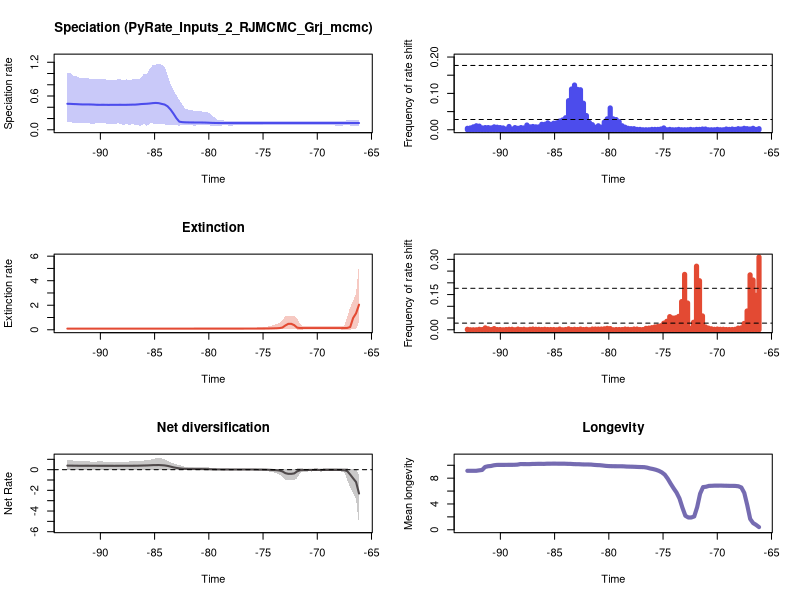

Source code (R):


pdf(file='./RTT_plots.pdf',width=10, height=15)
par(mfrow=c(3,2))
library(scales)

time=c(-66.15028530463664, -66.42192013245291,-66.69355496026917,-66.96518978808542,-67.2368246159017,-67.50845944371795,-67.78009427153421,-68.05172909935047,-68.32336392716674,-68.594998754983,-68.86663358279925,-69.13826841061552,-69.40990323843178,-69.68153806624804,-69.95317289406431,-70.22480772188057,-70.49644254969682,-70.7680773775131,-71.03971220532935,-71.31134703314561,-71.58298186096188,-71.85461668877814,-72.1262515165944,-72.39788634441065,-72.66952117222692,-72.94115600004318,-73.21279082785944,-73.48442565567571,-73.75606048349196,-74.02769531130822,-74.29933013912449,-74.57096496694075,-74.842599794757,-75.11423462257328,-75.38586945038954,-75.65750427820579,-75.92913910602205,-76.20077393383832,-76.47240876165458,-76.74404358947083,-77.0156784172871,-77.28731324510336,-77.55894807291962,-77.83058290073589,-78.10221772855215,-78.3738525563684,-78.64548738418468,-78.91712221200093,-79.18875703981719,-79.46039186763345,-79.73202669544972,-80.00366152326598,-80.27529635108223,-80.5469311788985,-80.81856600671476,-81.09020083453102,-81.36183566234729,-81.63347049016355,-81.9051053179798,-82.17674014579607,-82.44837497361233,-82.72000980142859,-82.99164462924485,-83.26327945706112,-83.53491428487737,-83.80654911269363,-84.0781839405099,-84.34981876832616,-84.62145359614242,-84.89308842395867,-85.16472325177494,-85.4363580795912,-85.70799290740747,-85.97962773522373,-86.25126256303999,-86.52289739085624,-86.79453221867252,-87.06616704648877,-87.33780187430504,-87.6094367021213,-87.88107152993756,-88.15270635775381,-88.42434118557007,-88.69597601338634,-88.9676108412026,-89.23924566901887,-89.51088049683513,-89.78251532465138,-90.05415015246764,-90.32578498028391,-90.59741980810017,-90.86905463591644,-91.1406894637327,-91.41232429154896,-91.68395911936521,-91.95559394718147,-92.22722877499774,-92.498863602814,-92.77049843063027,-93.04213325844653)
rate=c(0.11984969415384121, 0.11984969415384121,0.11985976308024573,0.11996848890627153,0.11985976308024573,0.11969615761244318,0.11951211266679607,0.11955015313817036,0.11955015313817036,0.11957607489161848,0.11951211266679607,0.11951211266679607,0.11951211266679607,0.11951211266679607,0.11951211266679607,0.11955015313817036,0.11955015313817036,0.11955015313817036,0.11955015313817036,0.11951211266679607,0.11945690839559671,0.11945690839559671,0.11939532269006885,0.11945690839559671,0.11945690839559671,0.11939532269006885,0.11939532269006885,0.11939532269006885,0.11939532269006885,0.11939532269006885,0.11939532269006885,0.11933144850584251,0.11933144850584251,0.11928566874325064,0.11925655244323644,0.11923320173864377,0.11919919245331176,0.11919919245331176,0.11919919245331176,0.11919919245331176,0.11919919245331176,0.11919919245331176,0.11923320173864377,0.11923320173864377,0.11928566874325064,0.11945690839559671,0.11957607489161848,0.1199701659303303,0.12045839781133871,0.12136911256284369,0.12264520969616668,0.12505101440548128,0.12724881522870132,0.12853845896111532,0.12917849321933772,0.12940086772808865,0.12966137776240833,0.1299987175063696,0.1310173205381927,0.13241479597222583,0.13557948557710525,0.14405500263330084,0.20635923529302927,0.2873477677299118,0.36056688785871693,0.4172971427407902,0.44849540080807787,0.460114022915161,0.4732896879617978,0.47714634541492146,0.4738244804576014,0.46738355294578215,0.4625422390445202,0.45993876021479985,0.4569327560208397,0.4511904212037866,0.44714528611694454,0.4464148715361098,0.4449266800931533,0.44351329189011823,0.44329549951504316,0.4438160990129315,0.44351329189011823,0.44329549951504316,0.44351329189011823,0.44231399961052165,0.44351329189011823,0.4438160990129315,0.44351329189011823,0.4438160990129315,0.44714217713665194,0.4494443981253261,0.4502311984060633,0.4502311984060633,0.45053033446544277,0.45287076883612964,0.45585038203845096,0.4574952173898932,0.460690938591177,0.46200298165128173)
minHPD=c(0.07438953675859827, 0.07323954788403102,0.07438953675859827,0.07595195197799201,0.07703866313304394,0.07703866313304394,0.07498670111089185,0.07538061616992014,0.07595195197799201,0.07595195197799201,0.07703866313304394,0.07703866313304394,0.07703866313304394,0.07703866313304394,0.07703866313304394,0.07705719424556148,0.07705719424556148,0.07705719424556148,0.07705719424556148,0.07703866313304394,0.07703866313304394,0.07703866313304394,0.07705719424556148,0.07705719424556148,0.07705719424556148,0.07705719424556148,0.07705719424556148,0.07705719424556148,0.07705719424556148,0.07705719424556148,0.07705719424556148,0.07703866313304394,0.07703866313304394,0.07703866313304394,0.07703866313304394,0.07703866313304394,0.07703866313304394,0.07703866313304394,0.07703866313304394,0.07703866313304394,0.07703866313304394,0.07703866313304394,0.07703866313304394,0.07573927853094334,0.07438953675859827,0.07703866313304394,0.07703866313304394,0.07438953675859827,0.07323954788403102,0.07049430308851175,0.07323954788403102,0.07703866313304394,0.07974742025224897,0.07703866313304394,0.07974742025224897,0.07703866313304394,0.07438953675859827,0.07899602784205469,0.07899602784205469,0.07899602784205469,0.07899602784205469,0.07438953675859827,0.07703866313304394,0.0832118088112338,0.0832118088112338,0.07974742025224897,0.09735268193439625,0.09903998354278908,0.10516519670916628,0.10032063263954716,0.11462731685693872,0.11462731685693872,0.06658099669409481,0.10764172754283675,0.07176030314073234,0.07880664663563801,0.0894259309753068,0.10032063263954716,0.07880664663563801,0.10764172754283675,0.08184043630242445,0.10764172754283675,0.1149589376169249,0.10032063263954716,0.10032063263954716,0.10032063263954716,0.1149589376169249,0.1149589376169249,0.1149589376169249,0.1149589376169249,0.10764172754283675,0.10764172754283675,0.12191881165269894,0.12734024168256658,0.12734024168256658,0.12191881165269894,0.13050807432533237,0.12102959921162808,0.1443283259943912,0.1443283259943912)
maxHPD=c(0.1689233303904533, 0.16541709509600325,0.16541709509600325,0.16541709509600325,0.1652300629383275,0.16421513972116558,0.16086491581213894,0.16086491581213894,0.16086491581213894,0.16086491581213894,0.16086491581213894,0.16086491581213894,0.16086491581213894,0.16086491581213894,0.16086491581213894,0.16086491581213894,0.16086491581213894,0.16086491581213894,0.16086491581213894,0.16086491581213894,0.16086491581213894,0.16086491581213894,0.16086491581213894,0.16086491581213894,0.16086491581213894,0.16086491581213894,0.16086491581213894,0.16086491581213894,0.16086491581213894,0.16086491581213894,0.16086491581213894,0.16040738521738687,0.16040738521738687,0.16086491581213894,0.1616028813539456,0.16086491581213894,0.16086491581213894,0.1616028813539456,0.1616028813539456,0.1616028813539456,0.1616028813539456,0.1616028813539456,0.1616028813539456,0.16086491581213894,0.16086491581213894,0.16398574468939384,0.16491822647140533,0.16596901100714853,0.17881803867861426,0.2183791588789666,0.25269549883375103,0.30454872098463415,0.3212921704018002,0.32207558160963895,0.33558367199977285,0.33526990818442975,0.33929868553587883,0.3523443233026063,0.3601115125477955,0.37317980113473986,0.4490611476148556,0.531340481632587,0.6159679301933857,0.7048019419646695,0.8224414588411226,0.9715157255080029,1.119463364345985,1.1558252231157133,1.175367127346753,1.1558252231157133,1.1558252231157133,1.0852447797158826,0.9982168480321559,0.9982168480321559,0.9270592842834755,0.8956618645559938,0.8956618645559938,0.8956618645559938,0.8766293527851855,0.8956618645559938,0.8766293527851855,0.8956618645559938,0.8956618645559938,0.8766293527851855,0.8766293527851855,0.8766293527851855,0.8956618645559938,0.8941027923111742,0.8941027923111742,0.8956618645559938,0.8956618645559938,0.8956618645559938,0.9220112403657714,0.9220112403657714,0.9220112403657714,0.9220112403657714,0.9634251712660088,0.9634251712660088,1.0171224457517765,1.0171224457517765)
remove_na = !is.na(rate)
time = time[remove_na]
plot(time,time,type = 'n', ylim = c(0, 1.2929038400814283), xlim = c(-93.17795067235465,-66.01446789072851), ylab = 'Speciation rate', xlab = 'Time',main='Speciation (PyRate_Inputs_2_RJMCMC_Grj_mcmc)' )
polygon(c(time, rev(time)), c(maxHPD[remove_na], rev(minHPD[remove_na])), col = alpha('#4c4cec',0.3), border = NA)
lines(time,rate[remove_na], col = '#4c4cec', lwd=2)
mids=c(-66.15165719770641, -66.42603581166225,-66.70041442561805,-66.97479303957388,-67.24917165352969,-67.52355026748552,-67.79792888144135,-68.07230749539715,-68.34668610935299,-68.62106472330879,-68.89544333726462,-69.16982195122043,-69.44420056517626,-69.71857917913206,-69.9929577930879,-70.26733640704373,-70.54171502099953,-70.81609363495537,-71.09047224891117,-71.364850862867,-71.6392294768228,-71.91360809077864,-72.18798670473444,-72.46236531869027,-72.7367439326461,-73.01112254660191,-73.28550116055774,-73.55987977451355,-73.83425838846938,-74.10863700242518,-74.38301561638102,-74.65739423033682,-74.93177284429265,-75.20615145824846,-75.48053007220429,-75.75490868616012,-76.02928730011593,-76.30366591407176,-76.57804452802756,-76.8524231419834,-77.1268017559392,-77.40118036989503,-77.67555898385083,-77.94993759780667,-78.2243162117625,-78.4986948257183,-78.77307343967414,-79.04745205362994,-79.32183066758577,-79.59620928154158,-79.87058789549741,-80.14496650945321,-80.41934512340904,-80.69372373736485,-80.96810235132068,-81.24248096527651,-81.51685957923232,-81.79123819318815,-82.06561680714395,-82.33999542109979,-82.61437403505559,-82.88875264901142,-83.16313126296723,-83.43750987692306,-83.71188849087886,-83.9862671048347,-84.26064571879053,-84.53502433274633,-84.80940294670216,-85.08378156065797,-85.3581601746138,-85.6325387885696,-85.90691740252544,-86.18129601648124,-86.45567463043707,-86.7300532443929,-87.00443185834871,-87.27881047230454,-87.55318908626035,-87.82756770021618,-88.10194631417198,-88.37632492812781,-88.65070354208362,-88.92508215603945,-89.19946076999528,-89.47383938395109,-89.74821799790692,-90.02259661186272,-90.29697522581856,-90.57135383977436,-90.8457324537302,-91.120111067686,-91.39448968164183,-91.66886829559763,-91.94324690955347,-92.2176255235093,-92.4920041374651,-92.76638275142093,-93.04076136537674)
counts=c(0.003, 0.001,0.004,0.002,0.003,0.004,0.002,0.003,0.001,0.002,0.001,0.002,0.0,0.0,0.001,0.0,0.0,0.0,0.002,0.002,0.001,0.001,0.0,0.001,0.0,0.0,0.0,0.001,0.0,0.0,0.001,0.0,0.005,0.002,0.001,0.001,0.001,0.0,0.0,0.0,0.001,0.001,0.003,0.003,0.004,0.007,0.011,0.022,0.028,0.03,0.06,0.03,0.021,0.007,0.011,0.007,0.014,0.02,0.039,0.073,0.11,0.111,0.123,0.112,0.08,0.033,0.027,0.024,0.019,0.018,0.015,0.019,0.015,0.015,0.008,0.008,0.009,0.008,0.013,0.005,0.006,0.004,0.006,0.002,0.009,0.002,0.005,0.006,0.007,0.008,0.005,0.006,0.006,0.005,0.01,0.011,0.008,0.005,0.004)
plot(mids,counts,type = 'h', xlim = c(-93.17795067235465,-66.01446789072851), ylim=c(0,0.2), ylab = 'Frequency of rate shift', xlab = 'Time',lwd=5,col='#4c4cec')
bf2 = 0.028237562344640903
bf6 = 0.1767595073879041
abline(h=bf2, lty=2)
abline(h=bf6, lty=2)

time=c(-66.15028530463664, -66.42192013245291,-66.69355496026917,-66.96518978808542,-67.2368246159017,-67.50845944371795,-67.78009427153421,-68.05172909935047,-68.32336392716674,-68.594998754983,-68.86663358279925,-69.13826841061552,-69.40990323843178,-69.68153806624804,-69.95317289406431,-70.22480772188057,-70.49644254969682,-70.7680773775131,-71.03971220532935,-71.31134703314561,-71.58298186096188,-71.85461668877814,-72.1262515165944,-72.39788634441065,-72.66952117222692,-72.94115600004318,-73.21279082785944,-73.48442565567571,-73.75606048349196,-74.02769531130822,-74.29933013912449,-74.57096496694075,-74.842599794757,-75.11423462257328,-75.38586945038954,-75.65750427820579,-75.92913910602205,-76.20077393383832,-76.47240876165458,-76.74404358947083,-77.0156784172871,-77.28731324510336,-77.55894807291962,-77.83058290073589,-78.10221772855215,-78.3738525563684,-78.64548738418468,-78.91712221200093,-79.18875703981719,-79.46039186763345,-79.73202669544972,-80.00366152326598,-80.27529635108223,-80.5469311788985,-80.81856600671476,-81.09020083453102,-81.36183566234729,-81.63347049016355,-81.9051053179798,-82.17674014579607,-82.44837497361233,-82.72000980142859,-82.99164462924485,-83.26327945706112,-83.53491428487737,-83.80654911269363,-84.0781839405099,-84.34981876832616,-84.62145359614242,-84.89308842395867,-85.16472325177494,-85.4363580795912,-85.70799290740747,-85.97962773522373,-86.25126256303999,-86.52289739085624,-86.79453221867252,-87.06616704648877,-87.33780187430504,-87.6094367021213,-87.88107152993756,-88.15270635775381,-88.42434118557007,-88.69597601338634,-88.9676108412026,-89.23924566901887,-89.51088049683513,-89.78251532465138,-90.05415015246764,-90.32578498028391,-90.59741980810017,-90.86905463591644,-91.1406894637327,-91.41232429154896,-91.68395911936521,-91.95559394718147,-92.22722877499774,-92.498863602814,-92.77049843063027,-93.04213325844653)
rate=c(2.0426622410124557, 1.3441651296533745,0.9615972068720231,0.223993983084949,0.15038290656665718,0.14151534612551342,0.13723541925232463,0.13681419148725532,0.13647563556383727,0.13647563556383727,0.13647563556383727,0.13637176112316982,0.1361196593884598,0.135920247313156,0.1361196593884598,0.1361196593884598,0.13647563556383727,0.13647563556383727,0.1369741648289866,0.13738655424047783,0.14278745965431283,0.17181250094891215,0.37637550548048726,0.48544495580237834,0.48432228910481334,0.3504207625155176,0.182366604086228,0.13649275143030606,0.12162512298514026,0.11539570378331375,0.10889703543218987,0.10383432013086713,0.10118670820242365,0.09955937646883498,0.09882853620585473,0.0984019689443495,0.0975941853378916,0.09741624674828694,0.09663029460199947,0.09610424447820837,0.09601282517796726,0.09594190806569601,0.09573963640572127,0.09555322042380701,0.09549749199015078,0.09546796594289311,0.09532668328459609,0.09527602820186704,0.09527602820186704,0.09526837010750078,0.09522767129529938,0.09518660088027897,0.095085199451131,0.09496461448454384,0.09476025255590667,0.09465764400421547,0.09451558372886787,0.0942957601871717,0.09414895613111832,0.09414895613111832,0.09402044151358038,0.09375347741190572,0.09375347741190572,0.0936875099727128,0.09361690271314718,0.09361690271314718,0.09359362979012453,0.09359362979012453,0.09359362979012453,0.0935802302018696,0.0935802302018696,0.0935802302018696,0.0935802302018696,0.0935802302018696,0.09350008735640634,0.09350008735640634,0.09359362979012453,0.09359362979012453,0.09359362979012453,0.0935802302018696,0.0935802302018696,0.09350008735640634,0.0935802302018696,0.0935802302018696,0.09359362979012453,0.0935802302018696,0.0935802302018696,0.0935802302018696,0.0935802302018696,0.0935802302018696,0.0935802302018696,0.0935802302018696,0.09359362979012453,0.09363993907437959,0.09387926241136842,0.09402044151358038,0.09410898723317396,0.09410898723317396,0.09410898723317396,0.09410898723317396)
minHPD=c(0.6187650924929798, 0.04732716113186862,0.04732716113186862,0.014159858298320352,0.019490630614394346,0.019490630614394346,0.022279546430132163,0.026938074790512165,0.030739732640056458,0.030739732640056458,0.030739732640056458,0.030739732640056458,0.030739732640056458,0.030739732640056458,0.030739732640056458,0.030739732640056458,0.030739732640056458,0.030739732640056458,0.02287188833050924,0.022279546430132163,0.019490630614394346,0.022279546430132163,0.04244748456612027,0.10156837836164881,0.10156837836164881,0.06703116746140354,0.054809658740871355,0.04872193833694395,0.052871032254481976,0.052871032254481976,0.04872193833694395,0.052871032254481976,0.052871032254481976,0.04872193833694395,0.050799845106593126,0.052871032254481976,0.052871032254481976,0.050799845106593126,0.052871032254481976,0.05636975538992203,0.055692014436891084,0.05636975538992203,0.056404698221391804,0.05636975538992203,0.05636975538992203,0.05636975538992203,0.05636975538992203,0.052871032254481976,0.052871032254481976,0.052871032254481976,0.052871032254481976,0.052871032254481976,0.052871032254481976,0.05076147442910168,0.050799845106593126,0.050799845106593126,0.04795431525545031,0.04795431525545031,0.04822172247732117,0.04822172247732117,0.04795431525545031,0.0477362126300889,0.0477362126300889,0.04822172247732117,0.0477362126300889,0.05053939120439787,0.05053939120439787,0.05053939120439787,0.05053939120439787,0.04872193833694395,0.04872193833694395,0.04795431525545031,0.04795431525545031,0.0477362126300889,0.0477362126300889,0.0477362126300889,0.0477362126300889,0.0477362126300889,0.0477362126300889,0.0477362126300889,0.0477362126300889,0.0477362126300889,0.05053939120439787,0.051445097536987054,0.051445097536987054,0.051445097536987054,0.050799845106593126,0.05076147442910168,0.05076147442910168,0.05076147442910168,0.05076147442910168,0.05053939120439787,0.05053939120439787,0.04795431525545031,0.041903215196264616,0.04306734996597848,0.04306734996597848,0.04306734996597848,0.04306734996597848,0.04306734996597848)
maxHPD=c(5.389839362100766, 2.9883191111709833,2.3654825600974285,1.8389253657974631,1.070216703021837,0.3427213702186552,0.2922651481627139,0.2922651481627139,0.2945416781811221,0.2945416781811221,0.2945416781811221,0.29327982675257314,0.29327982675257314,0.2922651481627139,0.2922651481627139,0.2922651481627139,0.29327982675257314,0.2945416781811221,0.2922651481627139,0.2945416781811221,0.4730713138074515,0.9192433092121506,1.1500867504381207,1.1527776894987705,1.1527776894987705,1.0907395211706965,0.7933857508299647,0.5787836404880786,0.47642177578214195,0.3791511671009987,0.3025145228593103,0.2673670049470113,0.23090638541185282,0.21126667343581762,0.18954679313079048,0.18237400594858677,0.17544802829279268,0.1706028759291245,0.16714787509223047,0.16812993224194248,0.16714787509223047,0.16714787509223047,0.16714787509223047,0.1669574564683001,0.1669574564683001,0.1657721531595794,0.1647376562390625,0.16101764667387222,0.16101764667387222,0.16101764667387222,0.16071277312410637,0.16101764667387222,0.16101764667387222,0.1578326547931502,0.15692085672186207,0.15692085672186207,0.15332393313695247,0.15332393313695247,0.15332393313695247,0.15332393313695247,0.15332393313695247,0.1542578039381219,0.1542578039381219,0.15692085672186207,0.1578326547931502,0.16101764667387222,0.16200565159975264,0.16200565159975264,0.16200565159975264,0.16101764667387222,0.16101764667387222,0.16071277312410637,0.16071277312410637,0.16071277312410637,0.16101764667387222,0.16101764667387222,0.16101764667387222,0.1617504745489364,0.1617504745489364,0.1617504745489364,0.1617504745489364,0.1617504745489364,0.16606031887039918,0.16714787509223047,0.16714787509223047,0.16714787509223047,0.16714787509223047,0.16714787509223047,0.16714787509223047,0.16714787509223047,0.16812993224194248,0.16850625399791966,0.16902139072680467,0.16812993224194248,0.16850625399791966,0.17333565342729393,0.17372694516776874,0.17372694516776874,0.17372694516776874,0.17372694516776874)
remove_na = !is.na(rate)
time = time[remove_na]
plot(time,time,type = 'n', ylim = c(0, 5.928823298310843), xlim = c(-93.17795067235465,-66.01446789072851), ylab = 'Extinction rate', xlab = 'Time',main='Extinction' )
polygon(c(time, rev(time)), c(maxHPD[remove_na], rev(minHPD[remove_na])), col = alpha('#e34a33',0.3), border = NA)
lines(time,rate[remove_na], col = '#e34a33', lwd=2)
mids=c(-66.15165719770641, -66.42603581166225,-66.70041442561805,-66.97479303957388,-67.24917165352969,-67.52355026748552,-67.79792888144135,-68.07230749539715,-68.34668610935299,-68.62106472330879,-68.89544333726462,-69.16982195122043,-69.44420056517626,-69.71857917913206,-69.9929577930879,-70.26733640704373,-70.54171502099953,-70.81609363495537,-71.09047224891117,-71.364850862867,-71.6392294768228,-71.91360809077864,-72.18798670473444,-72.46236531869027,-72.7367439326461,-73.01112254660191,-73.28550116055774,-73.55987977451355,-73.83425838846938,-74.10863700242518,-74.38301561638102,-74.65739423033682,-74.93177284429265,-75.20615145824846,-75.48053007220429,-75.75490868616012,-76.02928730011593,-76.30366591407176,-76.57804452802756,-76.8524231419834,-77.1268017559392,-77.40118036989503,-77.67555898385083,-77.94993759780667,-78.2243162117625,-78.4986948257183,-78.77307343967414,-79.04745205362994,-79.32183066758577,-79.59620928154158,-79.87058789549741,-80.14496650945321,-80.41934512340904,-80.69372373736485,-80.96810235132068,-81.24248096527651,-81.51685957923232,-81.79123819318815,-82.06561680714395,-82.33999542109979,-82.61437403505559,-82.88875264901142,-83.16313126296723,-83.43750987692306,-83.71188849087886,-83.9862671048347,-84.26064571879053,-84.53502433274633,-84.80940294670216,-85.08378156065797,-85.3581601746138,-85.6325387885696,-85.90691740252544,-86.18129601648124,-86.45567463043707,-86.7300532443929,-87.00443185834871,-87.27881047230454,-87.55318908626035,-87.82756770021618,-88.10194631417198,-88.37632492812781,-88.65070354208362,-88.92508215603945,-89.19946076999528,-89.47383938395109,-89.74821799790692,-90.02259661186272,-90.29697522581856,-90.57135383977436,-90.8457324537302,-91.120111067686,-91.39448968164183,-91.66886829559763,-91.94324690955347,-92.2176255235093,-92.4920041374651,-92.76638275142093,-93.04076136537674)
counts=c(0.31, 0.147,0.212,0.234,0.08,0.027,0.008,0.007,0.002,0.001,0.001,0.001,0.002,0.002,0.003,0.002,0.004,0.007,0.012,0.059,0.209,0.271,0.032,0.006,0.114,0.236,0.12,0.057,0.051,0.05,0.056,0.036,0.028,0.017,0.014,0.012,0.009,0.007,0.006,0.001,0.001,0.003,0.003,0.001,0.002,0.003,0.001,0.001,0.001,0.0,0.005,0.006,0.004,0.003,0.003,0.003,0.003,0.0,0.002,0.001,0.003,0.001,0.002,0.001,0.004,0.001,0.0,0.003,0.0,0.001,0.001,0.001,0.002,0.001,0.002,0.002,0.003,0.002,0.0,0.002,0.001,0.003,0.0,0.002,0.002,0.001,0.0,0.001,0.001,0.005,0.001,0.004,0.008,0.001,0.002,0.0,0.0,0.0,0.002)
plot(mids,counts,type = 'h', xlim = c(-93.17795067235465,-66.01446789072851), ylim=c(0,0.31), ylab = 'Frequency of rate shift', xlab = 'Time',lwd=5,col='#e34a33')
abline(h=bf2, lty=2)
abline(h=bf6, lty=2)
#Net Diversification Rate
time=c(-66.15028530463664, -66.42192013245291,-66.69355496026917,-66.96518978808542,-67.2368246159017,-67.50845944371795,-67.78009427153421,-68.05172909935047,-68.32336392716674,-68.594998754983,-68.86663358279925,-69.13826841061552,-69.40990323843178,-69.68153806624804,-69.95317289406431,-70.22480772188057,-70.49644254969682,-70.7680773775131,-71.03971220532935,-71.31134703314561,-71.58298186096188,-71.85461668877814,-72.1262515165944,-72.39788634441065,-72.66952117222692,-72.94115600004318,-73.21279082785944,-73.48442565567571,-73.75606048349196,-74.02769531130822,-74.29933013912449,-74.57096496694075,-74.842599794757,-75.11423462257328,-75.38586945038954,-75.65750427820579,-75.92913910602205,-76.20077393383832,-76.47240876165458,-76.74404358947083,-77.0156784172871,-77.28731324510336,-77.55894807291962,-77.83058290073589,-78.10221772855215,-78.3738525563684,-78.64548738418468,-78.91712221200093,-79.18875703981719,-79.46039186763345,-79.73202669544972,-80.00366152326598,-80.27529635108223,-80.5469311788985,-80.81856600671476,-81.09020083453102,-81.36183566234729,-81.63347049016355,-81.9051053179798,-82.17674014579607,-82.44837497361233,-82.72000980142859,-82.99164462924485,-83.26327945706112,-83.53491428487737,-83.80654911269363,-84.0781839405099,-84.34981876832616,-84.62145359614242,-84.89308842395867,-85.16472325177494,-85.4363580795912,-85.70799290740747,-85.97962773522373,-86.25126256303999,-86.52289739085624,-86.79453221867252,-87.06616704648877,-87.33780187430504,-87.6094367021213,-87.88107152993756,-88.15270635775381,-88.42434118557007,-88.69597601338634,-88.9676108412026,-89.23924566901887,-89.51088049683513,-89.78251532465138,-90.05415015246764,-90.32578498028391,-90.59741980810017,-90.86905463591644,-91.1406894637327,-91.41232429154896,-91.68395911936521,-91.95559394718147,-92.22722877499774,-92.498863602814,-92.77049843063027,-93.04213325844653)
net_rate=c(-2.305799238489609, -1.2005117979802977,-0.8416626021018886,-0.4741976852398844,-0.1397964449128509,-0.05372312718846951,-0.0317668872930989,-0.0275597181179672,-0.02660921163662152,-0.026291219201711614,-0.02646644993300927,-0.02618714423731335,-0.02605454372959303,-0.02564385179702628,-0.02583814401348389,-0.02570535632152612,-0.026246705784480476,-0.026572110018613287,-0.02957512370372966,-0.03083959776436322,-0.058500047149891564,-0.16495344345313462,-0.36395788696892745,-0.40514326012718466,-0.40487445857093723,-0.34045898168084204,-0.17218989883302735,-0.08604594711433595,-0.05344079979834525,-0.03539691909427936,-0.01979129138593183,-0.006361184337491439,0.0029182584693658946,0.007329419933716962,0.010041434608299375,0.011866265016717744,0.013184509442922274,0.014123468688741002,0.015498364464956615,0.0163073735240565,0.016446786376330996,0.016579945344238137,0.01684160089888294,0.017182798356856786,0.017608755961870583,0.018366453292189878,0.019304325210604063,0.020959483022617985,0.023631907014658636,0.027229407219832108,0.031486316508646923,0.0426620835057015,0.05023644921042626,0.05513798167652297,0.05886463759875011,0.06056862337244822,0.062329809017842866,0.0652978966188399,0.06873564630446136,0.07429150829563363,0.09435869979119996,0.12722018627601703,0.17087127489625523,0.2241480434023314,0.29964565689161093,0.36485020221000236,0.4094583719414179,0.4301864900373106,0.4462509175276716,0.44228749265544925,0.43811557102740617,0.42194123834654923,0.4086942427076242,0.401969186440152,0.39290307213323084,0.38470595286697007,0.3804425336587596,0.3782318651268932,0.3772811231776321,0.3762415600778822,0.37472861226590914,0.3748079554460307,0.37317494281381675,0.37220164220312735,0.3728737515320346,0.3724426111080871,0.37350840520178435,0.3734915487252233,0.37311857289476696,0.3745712460030388,0.3766712977990354,0.3765793173247592,0.3799467697627276,0.3792756379156598,0.37621838876624014,0.37752353843351155,0.38179992028690113,0.38550754462665004,0.3896027446715918,0.3920587605676368)
net_minHPD=c(-5.284638956920155, -2.8903434160553894,-2.2448302843213663,-1.7389528535861543,-0.9891875505905647,-0.232255627062772,-0.17980909515613316,-0.17170947382986113,-0.17170947382986113,-0.17170947382986113,-0.17170947382986113,-0.17170947382986113,-0.17170947382986113,-0.17980909515613316,-0.16800694761483304,-0.16800694761483304,-0.17980909515613316,-0.17170947382986113,-0.18862523914504115,-0.18402948721876436,-0.3444200952989064,-0.8053165682143155,-1.0413796678056098,-1.0244992168557332,-1.0244992168557332,-0.9781275758163194,-0.6722899950504433,-0.4698240856475478,-0.35902626947918526,-0.27027290515731683,-0.19853398075862844,-0.14621378353502934,-0.12161641782312807,-0.09541993635281874,-0.08330851137100628,-0.06379670483733965,-0.06140456645870726,-0.06140456645870726,-0.05595483500066546,-0.05959719189287235,-0.054497617219661676,-0.05959719189287235,-0.05595483500066546,-0.05595483500066546,-0.05959719189287235,-0.054497617219661676,-0.054497617219661676,-0.05595483500066546,-0.06379670483733965,-0.06379670483733965,-0.0680894629508242,-0.05595483500066546,-0.06245601316517646,-0.0680894629508242,-0.04703876003297426,-0.04964765911403213,-0.0523033199192775,-0.04964765911403213,-0.04655608104341069,-0.04703876003297426,-0.04964765911403213,-0.04964765911403213,-0.04655608104341069,-0.04616625423229029,-0.04109073894783273,-0.03984953067747725,-0.029840292109259536,9.526309420342105e-05,0.014737711536587025,0.014737711536587025,0.014493433520136462,-0.01940408339786863,0.006735295543263561,-0.0043930500844020365,0.009949345527372394,-0.0043930500844020365,0.006735295543263561,-0.0043930500844020365,-0.0043930500844020365,-0.0043930500844020365,9.526309420342105e-05,-0.0043930500844020365,-0.0043930500844020365,-0.0021951437861658096,-0.0021951437861658096,-0.0021951437861658096,-0.0021951437861658096,0.006735295543263561,0.006735295543263561,0.0007215589899045444,-0.031945348363852294,-0.031945348363852294,-0.0021951437861658096,-0.031945348363852294,-0.025980284798551342,-0.031945348363852294,-0.031945348363852294,-0.025980284798551342,-0.031945348363852294,-0.02109749614958112)
net_maxHPD=c(-0.5012502515798922, 0.09106475413412528,0.07691024884086038,0.0961472989379728,0.11618409580745498,0.11425395621523601,0.11383941538101516,0.11425395621523601,0.11383941538101516,0.11383941538101516,0.11425395621523601,0.11383941538101516,0.11383941538101516,0.1043086216942656,0.11425395621523601,0.11425395621523601,0.1043086216942656,0.11383941538101516,0.10394296421392074,0.11425395621523601,0.13371059503858176,0.11221476853974344,0.0704368372608391,0.040341154437432955,0.040341154437432955,0.07581598661830248,0.08341200585286201,0.08432134692589004,0.08341200585286201,0.08432134692589004,0.08432134692589004,0.08432134692589004,0.08001982639416766,0.08432134692589004,0.08650254203648539,0.08650254203648539,0.08432134692589004,0.08186667486846688,0.08341200585286201,0.07593306105446662,0.08062338075963298,0.07496024637849491,0.07650048386692831,0.07650048386692831,0.07496024637849491,0.08062338075963298,0.08112165295528236,0.08261113203258141,0.08839744712635748,0.12618277240582543,0.15005844930077672,0.21748689340007296,0.22595150251621207,0.23042039024380848,0.261970854344216,0.261970854344216,0.2641477774776785,0.2705101013300144,0.2795622868245722,0.2851528682653958,0.34801486138487664,0.44410960551048106,0.5190223122177187,0.6068631433568539,0.7261985357014539,0.8708070249442571,1.0162342062040455,1.084875718431006,1.110447698541156,1.084875718431006,1.0635379837969166,0.9506119132681595,0.9341995842185941,0.8814261575344854,0.8698627235605064,0.8129783256512021,0.8129783256512021,0.7892605561383255,0.7892605561383255,0.7808060008788368,0.7892605561383255,0.7808060008788368,0.7808060008788368,0.7766116151577597,0.7766116151577597,0.7766116151577597,0.7808060008788368,0.7892605561383255,0.7892605561383255,0.7892605561383255,0.7650739826441944,0.7766116151577597,0.8185684313679442,0.7892605561383255,0.8185684313679442,0.8185684313679442,0.8612139099792755,0.8814261575344854,0.9077272969371318,0.9244823073450468)
remove_na = !is.na(net_rate)
time = time[remove_na]
plot(time,time,type = 'n', ylim = c(-5.813102852612171, 1.2214924683952717), xlim = c(-93.17795067235465,-66.01446789072851), ylab = 'Net Rate', xlab = 'Time',lwd=2, main='Net diversification', col= '#504A4B' )
polygon(c(time, rev(time)), c(net_maxHPD[remove_na], rev(net_minHPD[remove_na])), col = alpha('#504A4B',0.3), border = NA)
lines(time,net_rate[remove_na], col = '#504A4B', lwd=2)
abline(h=0,lty=2)


time=c(-66.15028530463664, -66.42192013245291,-66.69355496026917,-66.96518978808542,-67.2368246159017,-67.50845944371795,-67.78009427153421,-68.05172909935047,-68.32336392716674,-68.594998754983,-68.86663358279925,-69.13826841061552,-69.40990323843178,-69.68153806624804,-69.95317289406431,-70.22480772188057,-70.49644254969682,-70.7680773775131,-71.03971220532935,-71.31134703314561,-71.58298186096188,-71.85461668877814,-72.1262515165944,-72.39788634441065,-72.66952117222692,-72.94115600004318,-73.21279082785944,-73.48442565567571,-73.75606048349196,-74.02769531130822,-74.29933013912449,-74.57096496694075,-74.842599794757,-75.11423462257328,-75.38586945038954,-75.65750427820579,-75.92913910602205,-76.20077393383832,-76.47240876165458,-76.74404358947083,-77.0156784172871,-77.28731324510336,-77.55894807291962,-77.83058290073589,-78.10221772855215,-78.3738525563684,-78.64548738418468,-78.91712221200093,-79.18875703981719,-79.46039186763345,-79.73202669544972,-80.00366152326598,-80.27529635108223,-80.5469311788985,-80.81856600671476,-81.09020083453102,-81.36183566234729,-81.63347049016355,-81.9051053179798,-82.17674014579607,-82.44837497361233,-82.72000980142859,-82.99164462924485,-83.26327945706112,-83.53491428487737,-83.80654911269363,-84.0781839405099,-84.34981876832616,-84.62145359614242,-84.89308842395867,-85.16472325177494,-85.4363580795912,-85.70799290740747,-85.97962773522373,-86.25126256303999,-86.52289739085624,-86.79453221867252,-87.06616704648877,-87.33780187430504,-87.6094367021213,-87.88107152993756,-88.15270635775381,-88.42434118557007,-88.69597601338634,-88.9676108412026,-89.23924566901887,-89.51088049683513,-89.78251532465138,-90.05415015246764,-90.32578498028391,-90.59741980810017,-90.86905463591644,-91.1406894637327,-91.41232429154896,-91.68395911936521,-91.95559394718147,-92.22722877499774,-92.498863602814,-92.77049843063027,-93.04213325844653)
rate=c(0.4118329563353808, 0.7560972615879543,1.0375671598725096,1.676816279347416,3.823654697361835,5.710812405210554,6.557455931325504,6.743833047639658,6.796573973046782,6.808913973629071,6.808913973629071,6.822506873263367,6.831824015525273,6.851046510602628,6.8419391710829425,6.8455133288847145,6.820238785932126,6.805135912488522,6.668851815148565,6.616352952920728,5.59489137067509,3.506460417720025,2.0656636414525136,1.9036156922695964,1.9045902613178218,2.17147212062971,3.421751424158513,4.851918352952222,5.764423289110861,6.433598364636689,7.151623835761087,7.9216823172469235,8.550197023048629,8.902053791793632,9.138601699901523,9.300778557064493,9.420227586469933,9.508536104475317,9.634490165730053,9.710175055369762,9.723337763286743,9.73661114729807,9.75969073898296,9.778300218713351,9.788464549267571,9.8011421664082,9.837250399066546,9.847496915307685,9.847496915307685,9.852657162158959,9.861294333829353,9.874926732130122,9.905988066384474,9.962169787177592,10.011901057092782,10.029549098122866,10.061000684271898,10.110469167391162,10.123482763097389,10.123482763097389,10.13629983117711,10.163703283449117,10.167821638497667,10.182621570277721,10.216275959891266,10.222293157482758,10.243405280518436,10.243405280518436,10.243405280518436,10.252612261697028,10.253445773387366,10.244495956374609,10.244495956374609,10.214009383250719,10.224141920860879,10.224545090500666,10.21082508866881,10.205478636402436,10.175427580641427,10.180109970792968,10.183461767863399,10.188843278253811,10.10020718833783,10.075956333783537,10.06734434537382,10.069141880227761,10.061439406204958,10.057499450079987,10.057499450079987,10.055891124940372,9.999684903847763,9.89019105303576,9.848602285133127,9.737890941815369,9.272908092198607,9.214034057487668,9.144567707457144,9.144567707457144,9.144567707457144,9.144567707457144)
minHPD=c(0.4118329563353808, 0.7560972615879543,1.0375671598725096,1.676816279347416,3.823654697361835,5.710812405210554,6.557455931325504,6.743833047639658,6.796573973046782,6.808913973629071,6.808913973629071,6.822506873263367,6.831824015525273,6.851046510602628,6.8419391710829425,6.8455133288847145,6.820238785932126,6.805135912488522,6.668851815148565,6.616352952920728,5.59489137067509,3.506460417720025,2.0656636414525136,1.9036156922695964,1.9045902613178218,2.17147212062971,3.421751424158513,4.851918352952222,5.764423289110861,6.433598364636689,7.151623835761087,7.9216823172469235,8.550197023048629,8.902053791793632,9.138601699901523,9.300778557064493,9.420227586469933,9.508536104475317,9.634490165730053,9.710175055369762,9.723337763286743,9.73661114729807,9.75969073898296,9.778300218713351,9.788464549267571,9.8011421664082,9.837250399066546,9.847496915307685,9.847496915307685,9.852657162158959,9.861294333829353,9.874926732130122,9.905988066384474,9.962169787177592,10.011901057092782,10.029549098122866,10.061000684271898,10.110469167391162,10.123482763097389,10.123482763097389,10.13629983117711,10.163703283449117,10.167821638497667,10.182621570277721,10.216275959891266,10.222293157482758,10.243405280518436,10.243405280518436,10.243405280518436,10.252612261697028,10.253445773387366,10.244495956374609,10.244495956374609,10.214009383250719,10.224141920860879,10.224545090500666,10.21082508866881,10.205478636402436,10.175427580641427,10.180109970792968,10.183461767863399,10.188843278253811,10.10020718833783,10.075956333783537,10.06734434537382,10.069141880227761,10.061439406204958,10.057499450079987,10.057499450079987,10.055891124940372,9.999684903847763,9.89019105303576,9.848602285133127,9.737890941815369,9.272908092198607,9.214034057487668,9.144567707457144,9.144567707457144,9.144567707457144,9.144567707457144)
maxHPD=c(0.4118329563353808, 0.7560972615879543,1.0375671598725096,1.676816279347416,3.823654697361835,5.710812405210554,6.557455931325504,6.743833047639658,6.796573973046782,6.808913973629071,6.808913973629071,6.822506873263367,6.831824015525273,6.851046510602628,6.8419391710829425,6.8455133288847145,6.820238785932126,6.805135912488522,6.668851815148565,6.616352952920728,5.59489137067509,3.506460417720025,2.0656636414525136,1.9036156922695964,1.9045902613178218,2.17147212062971,3.421751424158513,4.851918352952222,5.764423289110861,6.433598364636689,7.151623835761087,7.9216823172469235,8.550197023048629,8.902053791793632,9.138601699901523,9.300778557064493,9.420227586469933,9.508536104475317,9.634490165730053,9.710175055369762,9.723337763286743,9.73661114729807,9.75969073898296,9.778300218713351,9.788464549267571,9.8011421664082,9.837250399066546,9.847496915307685,9.847496915307685,9.852657162158959,9.861294333829353,9.874926732130122,9.905988066384474,9.962169787177592,10.011901057092782,10.029549098122866,10.061000684271898,10.110469167391162,10.123482763097389,10.123482763097389,10.13629983117711,10.163703283449117,10.167821638497667,10.182621570277721,10.216275959891266,10.222293157482758,10.243405280518436,10.243405280518436,10.243405280518436,10.252612261697028,10.253445773387366,10.244495956374609,10.244495956374609,10.214009383250719,10.224141920860879,10.224545090500666,10.21082508866881,10.205478636402436,10.175427580641427,10.180109970792968,10.183461767863399,10.188843278253811,10.10020718833783,10.075956333783537,10.06734434537382,10.069141880227761,10.061439406204958,10.057499450079987,10.057499450079987,10.055891124940372,9.999684903847763,9.89019105303576,9.848602285133127,9.737890941815369,9.272908092198607,9.214034057487668,9.144567707457144,9.144567707457144,9.144567707457144,9.144567707457144)
remove_na = !is.na(rate)
time = time[remove_na]
plot(time,time,type = 'n', ylim = c(0, 11.278790350726103), xlim = c(-93.17795067235465,-66.01446789072851), ylab = 'Mean longevity', xlab = 'Time',main='Longevity' )
polygon(c(time, rev(time)), c(maxHPD[remove_na], rev(minHPD[remove_na])), col = alpha('#756bb1',0.3), border = NA)
lines(time,rate[remove_na], col = '#756bb1', lwd=4)

n <- dev.off()
